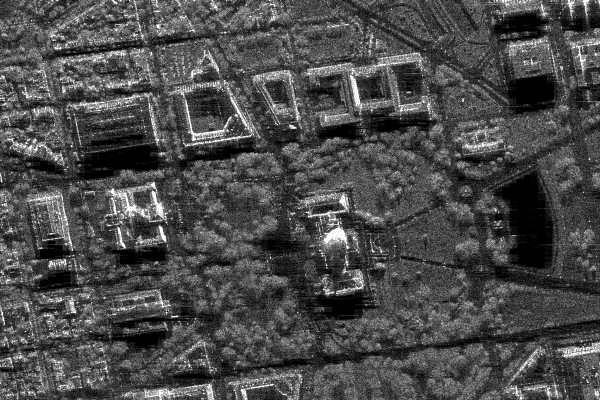
#> input picture 7_8_image_video_compression/sar_1_gray.jpg, 600 x 400 px
$ jupyter execute lab78.ipynb
#> lines starting #> are read from the running program, lines starting #| are printed output that depends on the picture
1. Выполните сохранение монохромного изображения в виде текстового или бинарного файла.

2. Реализуйте алгоритм вейвлет-преобразования Хаара для изображения.

3. Выполните квантование высокочастотных компонент (прим., количество квантов = 4).

4. Сохраните получившийся массив значений в текстовый или бинарный файл в порядке LL, LH, HL, HH вейвлет-преобразования Хафа.
   Компоненты LH, HL, HH храните в виде пар (значение, количество повторений).

Сравните объем памяти, занимаемый исходным изображением (попиксельное хранение), и изображение, полученным после преобразования Хафа и сжатием длин серий.

[cell 1]
import cv2
import matplotlib.pyplot as plt
import numpy as np
import os

[cell 2]
# Загрука монохромного изображения
image_path = 'sar_1_gray.jpg'
image = cv2.imread(image_path)
#> image is the input picture: shape (400, 600, 3); min 0, max 255, mean 74.9

if image is None:
    raise FileNotFoundError(f"Изображение {image_path} не найдено!")

image_gray = cv2.imread(image_path, cv2.IMREAD_GRAYSCALE)
#> image_gray: shape (400, 600); min 0, max 255, mean 74.9

plt.imshow(image_gray, cmap='gray')
plt.title('Исходное изображение')
plt.axis('off')
plt.show()

[cell 3]
# Создание бинарного файла
bin_image_file_path = 'image_gray.bin'

with open(bin_image_file_path, 'wb') as f:
    image_gray.tofile(f)

[cell 4]
#вейвлет-преобразования Хаара
h, w = image_gray.shape
#> h = 400; w = 600
h = h - h % 2
w = w - w % 2
image_gray = image_gray[:h, :w].astype(np.float32)
result = np.zeros_like(image_gray)

temp = np.zeros_like(image_gray)
for i in range(h):
    for j in range(0, w, 2):
        a, b = image_gray[i, j], image_gray[i, j+1]
        temp[i, j//2] = (a + b) / np.sqrt(2)
        temp[i, j//2 + w//2] = (a - b) / np.sqrt(2)
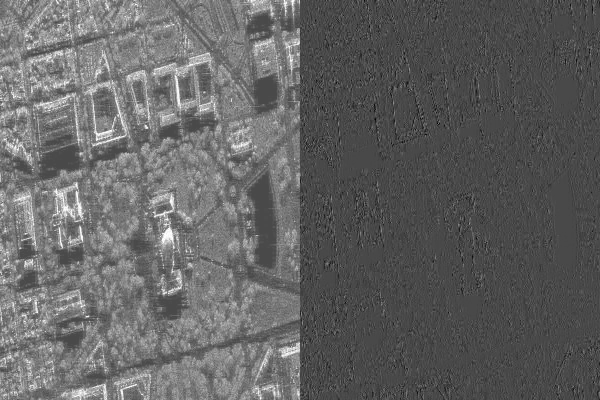
#> temp: shape (400, 600) float32; min -145, max 360.6, mean 53; drawn with min black and max white

for j in range(w):
    for i in range(0, h, 2):
        a, b = temp[i, j], temp[i+1, j]
        result[i//2, j] = (a + b) / np.sqrt(2)
        result[i//2 + h//2, j] = (a - b) / np.sqrt(2)
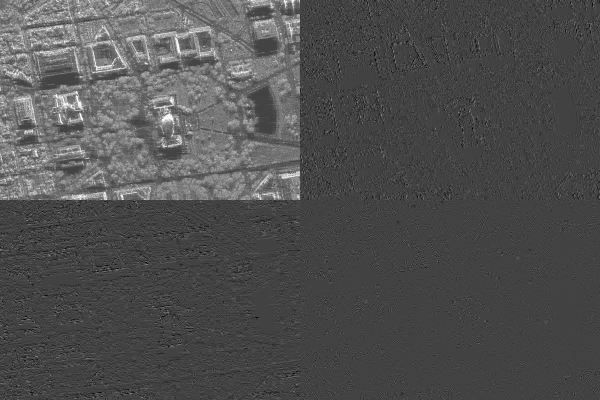
#> result: shape (400, 600) float32; min -181, max 509, mean 37.5; drawn with min black and max white

plt.imshow(result, cmap='gray')
plt.title('Результат преобразования')
plt.axis('off')
plt.show()

[cell 5]
quant_levels = 4

ll_component = result[:h//2, :w//2]
lh_component = result[:h//2, w//2:]
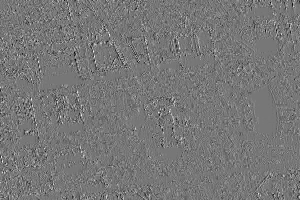
#> lh_component: shape (200, 300) float32; min -172, max 195, mean -0.1; drawn with min black and max white
hl_component = result[h//2:, :w//2]
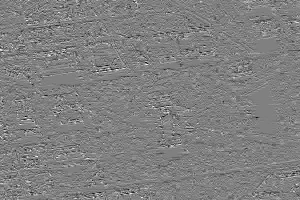
#> hl_component: shape (200, 300) float32; min -181, max 179, mean 0.2; drawn with min black and max white
hh_component = result[h//2:, w//2:]
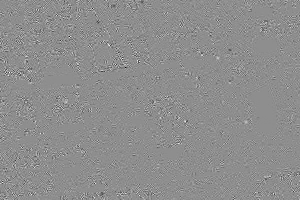
#> hh_component: shape (200, 300) float32; min -134, max 106.5, mean 0; drawn with min black and max white

#квантование
def quantize_component(data, levels):
#> called with levels = 4
    min_val = np.min(data)
#> min_val = -172
    max_val = np.max(data)
#> max_val = 195
    step = (max_val - min_val) / levels
#> step = 91.75
    return np.floor((data - min_val) / step).astype(int)
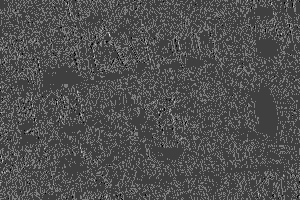
#> returned value: shape (200, 300) int64; min 0, max 4, mean 1.26; drawn with min black and max white

lh_quantized = quantize_component(lh_component, quant_levels)
hl_quantized = quantize_component(hl_component, quant_levels)
#> call 2 of quantize_component, with levels = 4
#> in quantize_component (call 2), `min_val = np.min(data)`: min_val = -181
#> in quantize_component (call 2), `max_val = np.max(data)`: max_val = 179
#> in quantize_component (call 2), `step = (max_val - min_val) / levels`: step = 90
#> in quantize_component (call 2), `return np.floor((data - min_val) / step).astype(int)`:
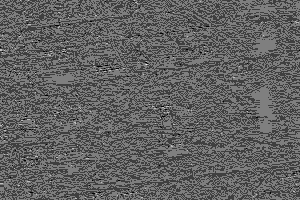
#> returned value: shape (200, 300) int64; min 0, max 4, mean 1.54; drawn with min black and max white
hh_quantized = quantize_component(hh_component, quant_levels)
#> call 3 of quantize_component, with levels = 4
#> in quantize_component (call 3), `min_val = np.min(data)`: min_val = -134
#> in quantize_component (call 3), `max_val = np.max(data)`: max_val = 106.5
#> in quantize_component (call 3), `step = (max_val - min_val) / levels`: step = 60.12
#> in quantize_component (call 3), `return np.floor((data - min_val) / step).astype(int)`:
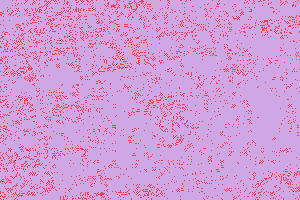
#> returned value: shape (200, 300) int64; 5 distinct labels, from 0 to 4; one colour per label, 0 black

result_quantized = result.copy()
result_quantized[:h//2, w//2:] = lh_quantized
result_quantized[h//2:, :w//2] = hl_quantized
result_quantized[h//2:, w//2:] = hh_quantized
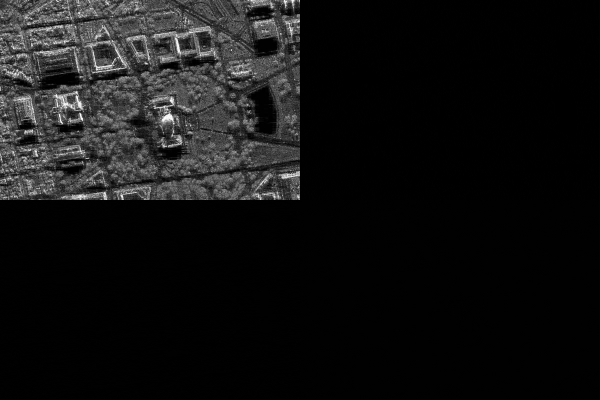
#> result_quantized: shape (400, 600) float32; min 0, max 509, mean 38.6; drawn with min black and max white

plt.imshow(result, cmap='gray')
plt.title('Результат преобразования')
plt.axis('off')
plt.show()

[cell 6]
def run_length_encode(data):
    flat = data.flatten()
    counts = {}
    for val in flat:
        counts[val] = counts.get(val, 0) + 1
#> this loop made 60000 passes
#> val on passes 3 to 5: 1, 1, 2
#> after the loop, counts = {1: 43977, 2: 15542, 0: 348, 3: 132, 4: 1}
    return [(val, count) for val, count in counts.items()]


lh_encoded = run_length_encode(lh_quantized)
#> lh_encoded = [(1, 43977), (2, 15542), (0, 348), (3, 132), (4, 1)]
hl_encoded = run_length_encode(hl_quantized)
#> the loop in run_length_encode (call 2), `for val in flat:` made 60000 passes
#> hl_encoded = [(1, 27289), (2, 32171), (3, 273), (0, 266), (4, 1)]
hh_encoded = run_length_encode(hh_quantized)
#> hh_encoded = [(2, 53899), (1, 5840), (3, 243), (0, 17), (4, 1)]

[cell 7]
binary_output_path = 'image_components.bin'

with open(binary_output_path, 'wb') as f:
    ll_uint8 = np.clip(ll_component, 0, 255).astype(np.uint8)
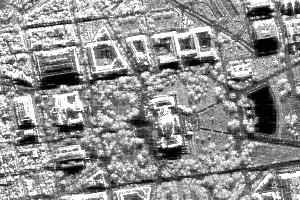
#> ll_uint8: shape (200, 300); min 0, max 255, mean 144.2
    h2, w2 = ll_uint8.shape
#> h2 = 200; w2 = 300
    np.array([h2, w2], dtype=np.uint16).tofile(f)
    ll_uint8.tofile(f)

    for encoded in [lh_encoded, hl_encoded, hh_encoded]:
        n = len(encoded)
        np.array([n], dtype=np.uint16).tofile(f)
        if n > 0:
            values = np.array([v for v, c in encoded], dtype=np.uint8)
            counts = np.array([c for v, c in encoded], dtype=np.uint16)
            values.tofile(f)
            counts.tofile(f)
#> this loop made 3 passes
#> (encoded, values, counts) on passes 1 to 3: ([(1, 43977), (2, 15542), (0, 348), (3, 132), (4, 1)], [1, 2, 0, 3, 4], [43977, 15542, 348, 132, 1]), ([(1, 27289), (2, 32171), (3, 273), (0, 266), (4, 1)], [1, 2, 3, 0, 4], [27289, 32171, 273, 266, 1]), ([(2, 53899), (1, 5840), (3, 243), (0, 17), (4, 1)], [2, 1, 3, 0, 4], [53899, 5840, 243, 17, 1])
